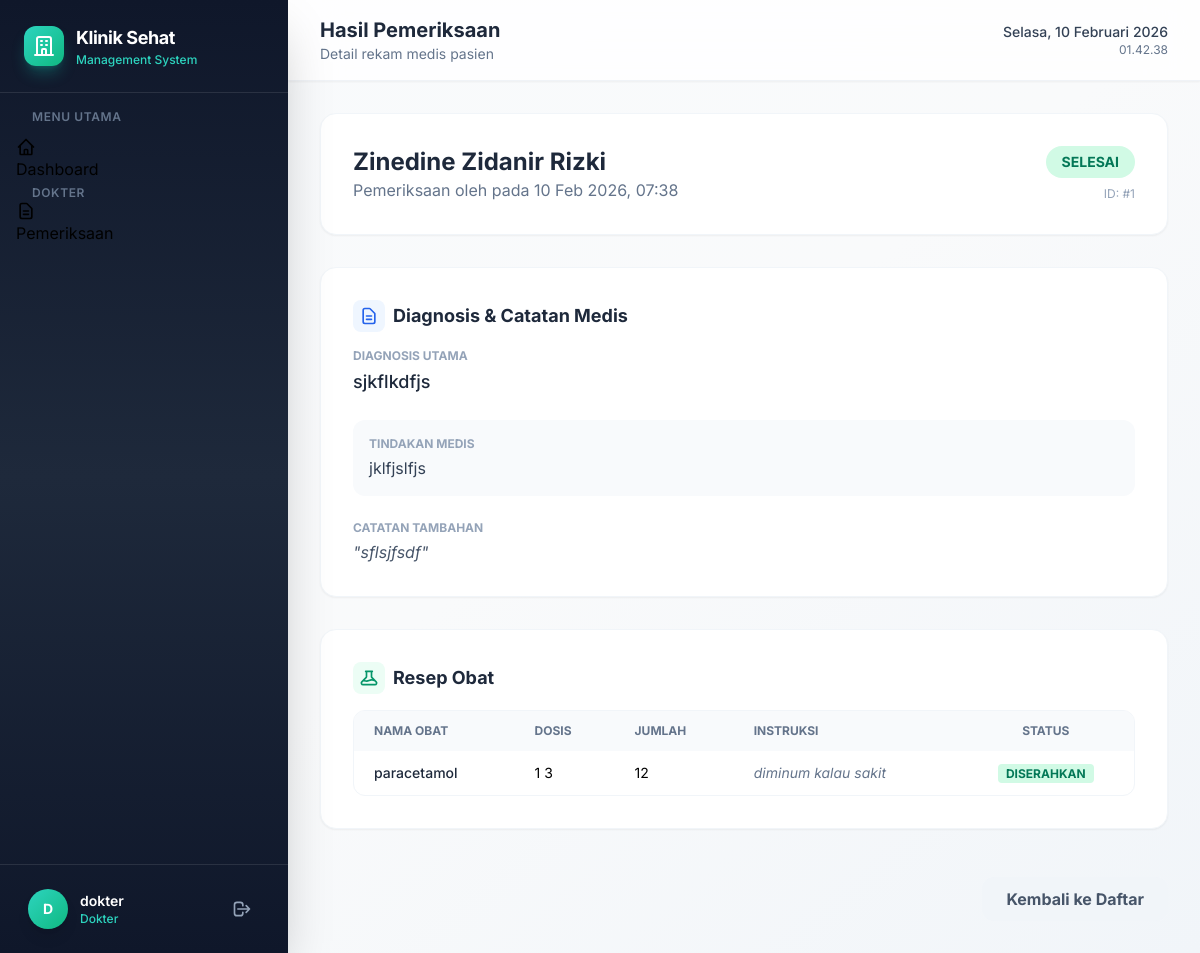
The app's page /examinations/1/detail/ (signed in) with its own data.
### clinic_auth/models.py (models this page shows, shortened)
class User(AbstractUser):
    ROLE_CHOICES = [
        ("admin", "Admin"),
        ("loket", "Loket"),
        ("ugd", "UGD"),
        ("dokter", "Dokter"),
        ("farmasi", "Farmasi"),
    ]
    role = models.CharField(max_length=20, choices=ROLE_CHOICES, default="loket")
    phone = models.CharField(max_length=20, blank=True)
    class Meta:
        db_table = "users"

### examinations/models.py (models this page shows, shortened)
class Examination(models.Model):
    registration = models.OneToOneField(
        Registration,
        on_delete=models.CASCADE,
        related_name="examination",
        verbose_name="Registrasi",
    )
    doctor = models.ForeignKey(
        Doctor,
        on_delete=models.CASCADE,
        related_name="examinations",
        verbose_name="Dokter",
    )
    diagnosis = models.TextField(verbose_name="Diagnosis")
    notes = models.TextField(blank=True, verbose_name="Catatan")
    treatment = models.TextField(blank=True, verbose_name="Tindakan")
    created_at = models.DateTimeField(auto_now_add=True)
    updated_at = models.DateTimeField(auto_now=True)
    class Meta:
        db_table = "examinations"
        ordering = ["-created_at"]
        verbose_name = "Pemeriksaan"
        verbose_name_plural = "Pemeriksaan"

### registrations/models.py (models this page shows, shortened)
class Registration(models.Model):
    STATUS_CHOICES = [
        ("waiting_triage", "Menunggu Triage"),
        ("in_triage", "Sedang Triage"),
        ("waiting_exam", "Menunggu Pemeriksaan"),
        ("in_exam", "Sedang Diperiksa"),
        ("waiting_pharmacy", "Menunggu Farmasi"),
        ("completed", "Selesai"),
        ("cancelled", "Dibatalkan"),
    ]
    patient = models.ForeignKey(
        Patient,
        on_delete=models.CASCADE,
        related_name="registrations",
        verbose_name="Pasien",
    )
    queue_number = models.PositiveIntegerField(verbose_name="No. Antrian")
    status = models.CharField(
        max_length=20,
        choices=STATUS_CHOICES,
        default="waiting_triage",
        verbose_name="Status",
    )
    notes = models.TextField(blank=True, verbose_name="Catatan")
    created_at = models.DateTimeField(auto_now_add=True)
    updated_at = models.DateTimeField(auto_now=True)
    class Meta:
        db_table = "registrations"
        ordering = ["-created_at"]
        verbose_name = "Registrasi"
        verbose_name_plural = "Registrasi"

### patients/models.py (models this page shows, shortened)
class Patient(models.Model):
    GENDER_CHOICES = [
        ("L", "Laki-laki"),
        ("P", "Perempuan"),
    ]
    medical_record_number = models.CharField(
        max_length=20, unique=True, verbose_name="No. Rekam Medis"
    )
    name = models.CharField(max_length=100, verbose_name="Nama Lengkap")
    birth_date = models.DateField(verbose_name="Tanggal Lahir")
    gender = models.CharField(
        max_length=10, choices=GENDER_CHOICES, verbose_name="Jenis Kelamin"
    )
    address = models.TextField(verbose_name="Alamat")
    phone = models.CharField(max_length=20, verbose_name="No. Telepon")
    created_at = models.DateTimeField(auto_now_add=True)
    updated_at = models.DateTimeField(auto_now=True)
    class Meta:
        db_table = "patients"
        ordering = ["-created_at"]
        verbose_name = "Pasien"
        verbose_name_plural = "Pasien"

### pharmacy/models.py (models this page shows, shortened)
class Prescription(models.Model):
    examination = models.ForeignKey(
        Examination,
        on_delete=models.CASCADE,
        related_name="prescriptions",
        verbose_name="Pemeriksaan",
    )
    medicine = models.ForeignKey(
        Medicine, on_delete=models.CASCADE, verbose_name="Obat"
    )
    dosage = models.CharField(max_length=100, verbose_name="Dosis")
    quantity = models.PositiveIntegerField(verbose_name="Jumlah")
    instructions = models.TextField(blank=True, verbose_name="Aturan Pakai")
    is_dispensed = models.BooleanField(default=False, verbose_name="Sudah Diserahkan")
    dispensed_by = models.ForeignKey(
        settings.AUTH_USER_MODEL,
        on_delete=models.SET_NULL,
        null=True,
        blank=True,
        verbose_name="Diserahkan Oleh",
    )
    dispensed_at = models.DateTimeField(
        null=True, blank=True, verbose_name="Waktu Penyerahan"
    )
    class Meta:
        db_table = "prescriptions"
        verbose_name = "Resep"
        verbose_name_plural = "Resep"

class Medicine(models.Model):
    name = models.CharField(max_length=100, verbose_name="Nama Obat")
    description = models.TextField(blank=True, verbose_name="Deskripsi")
    stock = models.PositiveIntegerField(default=0, verbose_name="Stok")
    unit = models.CharField(max_length=30, default="tablet", verbose_name="Satuan")
    price = models.DecimalField(
        max_digits=12, decimal_places=2, default=0, verbose_name="Harga"
    )
    is_active = models.BooleanField(default=True, verbose_name="Aktif")
    created_at = models.DateTimeField(auto_now_add=True)
    updated_at = models.DateTimeField(auto_now=True)
    class Meta:
        db_table = "medicines"
        ordering = ["name"]
        verbose_name = "Obat"
        verbose_name_plural = "Obat"

### examinations/views.py (the view)
class ExaminationDetailView(DokterRequiredMixin, DetailView):
    model = Examination
    template_name = "examinations/detail.html"
    context_object_name = "examination"
    def get_queryset(self):
        return (
            super()
            .get_queryset()
            .select_related("registration__patient", "doctor__user")
        )

### templates/examinations/detail.html (shortened to what this page needs)
{% extends 'base.html' %}
{% block page_title %}Hasil Pemeriksaan{% endblock %}
{% block page_subtitle %}Detail rekam medis pasien{% endblock %}
{% block content %}
<div class="max-w-4xl mx-auto space-y-8">
    <div class="bg-white rounded-2xl p-8 shadow-sm border border-slate-100 flex items-center justify-between">
        <div>
            <h1 class="text-2xl font-bold text-slate-800">{{ examination.registration.patient.name }}</h1>
            <p class="text-slate-500">
                Pemeriksaan oleh
                pada {{ examination.created_at|date:"d M Y, H:i" }}
            </p>
        </div>
        <div class="text-right">
             <span class="inline-block px-4 py-1.5 rounded-full text-sm font-bold uppercase mb-2
                {% if examination.registration.status == 'completed' %}bg-emerald-100 text-emerald-700
                {% else %}bg-blue-100 text-blue-700{% endif %}">
                {{ examination.registration.get_status_display }}
            </span>
            <p class="text-xs text-slate-400">ID: #{{ examination.id }}</p>
        </div>
    </div>
    <div class="grid grid-cols-1 md:grid-cols-2 gap-8">
        <div class="bg-white rounded-2xl p-8 shadow-sm border border-slate-100 md:col-span-2">
            <h3 class="text-lg font-bold text-slate-800 mb-4 flex items-center gap-2">
                <span class="w-8 h-8 rounded-lg bg-blue-50 text-blue-600 flex items-center justify-center">
                    <svg class="w-5 h-5" fill="none" stroke="currentColor" viewBox="0 0 24 24"><path stroke-linecap="round" stroke-linejoin="round" stroke-width="2" d="M9 12h6m-6 4h6m2 5H7a2 2 0 01-2-2V5a2 2 0 012-2h5.586a1 1 0 01.707.293l5.414 5.414a1 1 0 01.293.707V19a2 2 0 01-2 2z"/></svg>
                </span>
                Diagnosis & Catatan Medis
            </h3>
            <div class="space-y-6">
                <div>
                    <span class="block text-xs font-bold text-slate-400 uppercase mb-1">Diagnosis Utama</span>
                    <p class="text-lg text-slate-800 font-medium">{{ examination.diagnosis }}</p>
                </div>
                {% if examination.treatment %}
                <div class="bg-slate-50 p-4 rounded-xl">
                    <span class="block text-xs font-bold text-slate-400 uppercase mb-1">Tindakan Medis</span>
                    <p class="text-slate-700">{{ examination.treatment }}</p>
                </div>
                {% endif %}
                {% if examination.notes %}
                <div>
                    <span class="block text-xs font-bold text-slate-400 uppercase mb-1">Catatan Tambahan</span>
                    <p class="text-slate-600 italic">"{{ examination.notes }}"</p>
                </div>
                {% endif %}
            </div>
        </div>
        <div class="bg-white rounded-2xl p-8 shadow-sm border border-slate-100 md:col-span-2">
            <h3 class="text-lg font-bold text-slate-800 mb-4 flex items-center gap-2">
                <span class="w-8 h-8 rounded-lg bg-emerald-50 text-emerald-600 flex items-center justify-center">
                </span>
                Resep Obat
            </h3>
            {% if examination.prescriptions.exists %}
            <div class="overflow-hidden rounded-xl border border-slate-100">
                <table class="w-full text-sm text-left">
                    <thead class="bg-slate-50 text-slate-500 font-bold uppercase text-xs">
                        <tr>
                            <th class="px-5 py-3">Nama Obat</th>
                            <th class="px-5 py-3">Dosis</th>
                            <th class="px-5 py-3">Jumlah</th>
                            <th class="px-5 py-3">Instruksi</th>
                            <th class="px-5 py-3 text-center">Status</th>
                        </tr>
                    </thead>
                    <tbody class="divide-y divide-slate-100">
                        {% for pres in examination.prescriptions.all %}
                        <tr class="hover:bg-slate-50">
                            <td class="px-5 py-3 font-medium text-slate-800">{{ pres.medicine.name }}</td>
                            <td class="px-5 py-3">{{ pres.dosage }}</td>
                            <td class="px-5 py-3">{{ pres.quantity }}</td>
                            <td class="px-5 py-3 text-slate-500 italic">{{ pres.instructions|default:"-" }}</td>
                            <td class="px-5 py-3 text-center">
                                {% if pres.is_dispensed %}
                                <span class="bg-emerald-100 text-emerald-700 px-2 py-0.5 rounded text-xs font-bold">DISERAHKAN</span>
                                {% else %}
                                <span class="bg-amber-100 text-amber-700 px-2 py-0.5 rounded text-xs font-bold">MENUNGGU</span>
                                {% endif %}
                            </td>
                        </tr>
                        {% endfor %}
                    </tbody>
                </table>
            </div>
            {% else %}
            <p class="text-slate-500 italic text-center py-4">Tidak ada resep obat.</p>
            {% endif %}
        </div>
    </div>
    <div class="flex justify-end pt-4">
        <a href="{% url 'examination-list' %}" class="px-6 py-2.5 bg-slate-100 text-slate-600 hover:bg-slate-200 rounded-xl font-bold transition-colors">
            Kembali ke Daftar
        </a>
    </div>
</div>
{% endblock %}

### templates/base.html (shortened to what this page needs)
{% load static %}
<!DOCTYPE html>
<html lang="id" class="h-full">
<head>
    <script src="https://cdn.tailwindcss.com"></script>
    <link href="https://cdn.jsdelivr.net/npm/heroicons@2.0.18/heroicons.min.css" rel="stylesheet">
</head>
<body class="h-full bg-gradient-to-br from-slate-50 via-gray-50 to-slate-100">
    {% if user.is_authenticated %}
    <div class="flex h-screen overflow-hidden">
        <aside id="sidebar" class="w-72 bg-gradient-to-b from-slate-900 via-slate-800 to-slate-900 flex flex-col shadow-2xl z-30 transition-all duration-300 flex-shrink-0">
            <div class="p-6 border-b border-white/10">
                <div class="flex items-center gap-3">
                    <div class="w-10 h-10 rounded-xl bg-gradient-to-br from-teal-400 to-emerald-500 flex items-center justify-center shadow-lg shadow-teal-500/30">
                        <svg class="w-6 h-6 text-white" fill="none" stroke="currentColor" viewBox="0 0 24 24">
                            <path stroke-linecap="round" stroke-linejoin="round" stroke-width="2" d="M19 21V5a2 2 0 00-2-2H7a2 2 0 00-2 2v16m14 0h2m-2 0h-5m-9 0H3m2 0h5M9 7h1m-1 4h1m4-4h1m-1 4h1m-5 10v-5a1 1 0 011-1h2a1 1 0 011 1v5m-4 0h4"/>
                        </svg>
                    </div>
                    <div>
                        <h1 class="text-lg font-bold text-white tracking-tight">Klinik Sehat</h1>
                        <p class="text-xs text-teal-400 font-medium">Management System</p>
                    </div>
                </div>
            </div>
            <nav class="flex-1 p-4 space-y-1 overflow-y-auto">
                <p class="text-xs font-semibold text-slate-500 uppercase tracking-wider px-4 mb-3">Menu Utama</p>
                <a href="{% url 'dashboard' %}" class="sidebar-link {% if request.resolver_match.url_name == 'dashboard' %}active{% endif %}">
                    <svg class="w-5 h-5" fill="none" stroke="currentColor" viewBox="0 0 24 24"><path stroke-linecap="round" stroke-linejoin="round" stroke-width="2" d="M3 12l2-2m0 0l7-7 7 7M5 10v10a1 1 0 001 1h3m10-11l2 2m-2-2v10a1 1 0 01-1 1h-3m-6 0a1 1 0 001-1v-4a1 1 0 011-1h2a1 1 0 011 1v4a1 1 0 001 1m-6 0h6"/></svg>
                    Dashboard
                </a>
                {% if user.role == 'admin' or user.role == 'dokter' %}
                <p class="text-xs font-semibold text-slate-500 uppercase tracking-wider px-4 mt-6 mb-3">Dokter</p>
                <a href="{% url 'examination-list' %}" class="sidebar-link {% if 'examination' in request.resolver_match.url_name %}active{% endif %}">
                    <svg class="w-5 h-5" fill="none" stroke="currentColor" viewBox="0 0 24 24"><path stroke-linecap="round" stroke-linejoin="round" stroke-width="2" d="M9 12h6m-6 4h6m2 5H7a2 2 0 01-2-2V5a2 2 0 012-2h5.586a1 1 0 01.707.293l5.414 5.414a1 1 0 01.293.707V19a2 2 0 01-2 2z"/></svg>
                    Pemeriksaan
                </a>
                {% endif %}
            </nav>
            <div class="p-4 border-t border-white/10">
                <div class="flex items-center gap-3 px-3 py-2">
                    <div class="w-10 h-10 rounded-full bg-gradient-to-br from-teal-400 to-emerald-500 flex items-center justify-center text-white font-bold text-sm shadow-lg">
                        {{ user.first_name|default:user.username|first|upper }}
                    </div>
                    <div class="flex-1 min-w-0">
                        <p class="text-sm font-semibold text-white truncate">{{ user.get_full_name|default:user.username }}</p>
                        <p class="text-xs text-teal-400 font-medium">{{ user.get_role_display }}</p>
                    </div>
                    <a href="{% url 'logout' %}" class="p-2 rounded-lg text-slate-400 hover:text-red-400 hover:bg-white/10 transition-all" title="Logout">
                        <svg class="w-5 h-5" fill="none" stroke="currentColor" viewBox="0 0 24 24"><path stroke-linecap="round" stroke-linejoin="round" stroke-width="2" d="M17 16l4-4m0 0l-4-4m4 4H7m6 4v1a3 3 0 01-3 3H6a3 3 0 01-3-3V7a3 3 0 013-3h4a3 3 0 013 3v1"/></svg>
                    </a>
                </div>
            </div>
        </aside>
        <div class="flex-1 flex flex-col overflow-hidden">
            <header class="bg-white/80 backdrop-blur-xl border-b border-slate-200/50 px-8 py-4 flex items-center justify-between shadow-sm z-20">
                <div class="flex items-center gap-4">
                    <div>
                        <h2 class="text-xl font-bold text-slate-800">{% block page_title %}Dashboard{% endblock %}</h2>
                        <p class="text-sm text-slate-500">{% block page_subtitle %}Selamat datang di Sistem Manajemen Klinik{% endblock %}</p>
                    </div>
                </div>
                <div class="flex items-center gap-3">
                    <div class="text-right hidden sm:block">
                        <p class="text-sm font-medium text-slate-700" id="current-date"></p>
                        <p class="text-xs text-slate-500" id="current-time"></p>
                    </div>
                </div>
            </header>
            <main class="flex-1 overflow-y-auto p-8">
                {% block content %}{% endblock %}
            </main>
        </div>
    </div>
    {% else %}
        {% block auth_content %}{% endblock %}
    {% endif %}
</body>
</html>

### records on screen
User: first_name|first "D", get_full_name "dokter", role "Dokter"
Examination: registration.patient.name "Zinedine Zidanir Rizki", created_at "10 Feb 2026, 07:38", registration.status "SELESAI", id "1", diagnosis "sjkflkdfjs", treatment "jklfjslfjs", notes "sflsjfsdf"
Prescription: medicine.name "paracetamol", dosage "1 3", quantity "12", instructions "diminum kalau sakit", is_dispensed "DISERAHKAN"
